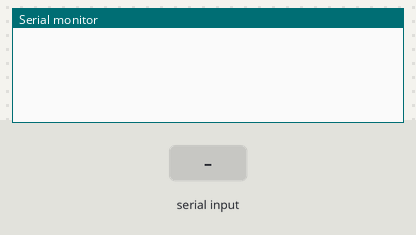
Simulated run of this sketch. Board: Arduino Uno, built with avr-gcc and run on an emulated ATmega328P. Parts: the last lines printed to the serial monitor. The test bench sets the inputs (shaded band). The modem accepts every AT command (registered, SIM ready, sends succeed) and sends nothing else.

Above: at 1.3 s.
1.4 s: "r" received over Serial
At 3.3 s:
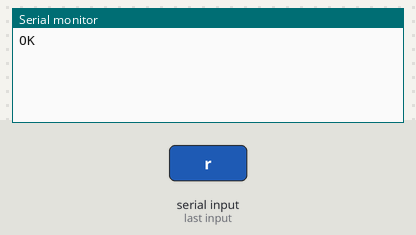
3.9 s: "r" received over the second serial link
At 4.8 s:
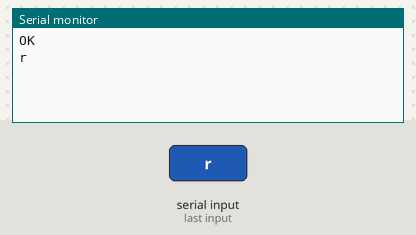
5.4 s: "1" received over the second serial link
At 5.9 s:
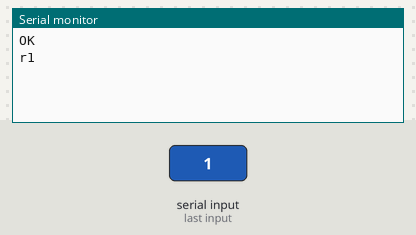

Measured:
- after the input at 1.4 s, the serial monitor: prints a new line after 1.0 s (image 1)
- after the input at 3.9 s, the serial monitor: prints a new line at once (image 2)
- after the input at 5.4 s, the serial monitor: prints a new line at once (image 3)

The sketch:

sketch_oct18b.ino
```cpp
#include <SoftwareSerial.h>
SoftwareSerial mySerial(9, 10);
void setup() {
  mySerial.begin(9600);   // Setting the baud rate of GSM Module
  Serial.begin(9600);    // Setting the baud rate of Serial Monitor (Arduino)
  delay(100); }
void loop() {
  if (Serial.available()>0)
   switch(Serial.read())
  {
      case 'r':
      RecieveMessage();
      break;
  }
 if (mySerial.available()>0)
   Serial.write(mySerial.read());
}
 void RecieveMessage() {
  mySerial.println("AT+CNMI=2,2,0,0,0"); // AT Command to receive a live SMS
  delay(1000);  }
```
